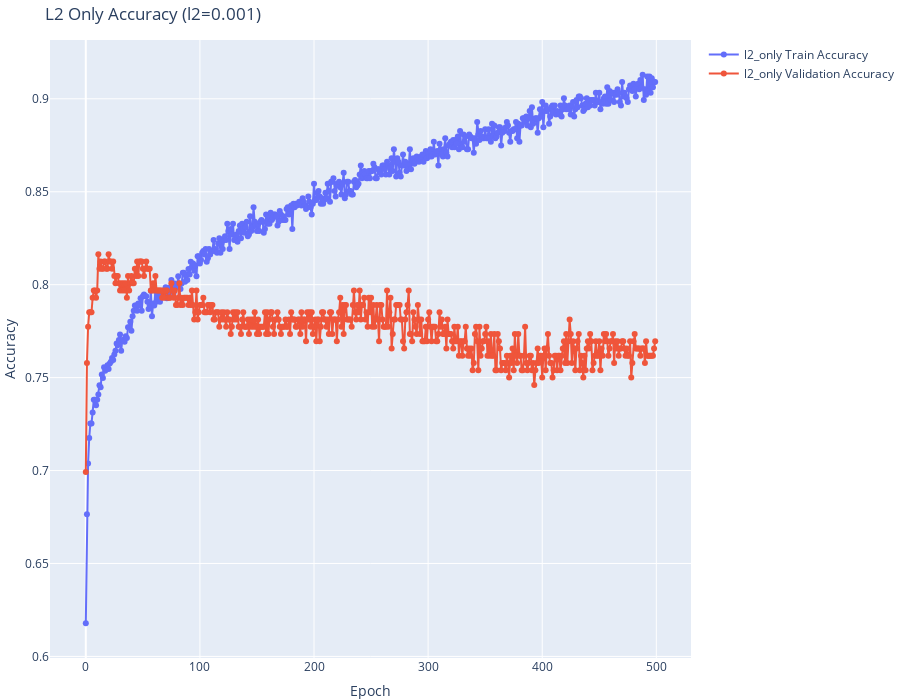
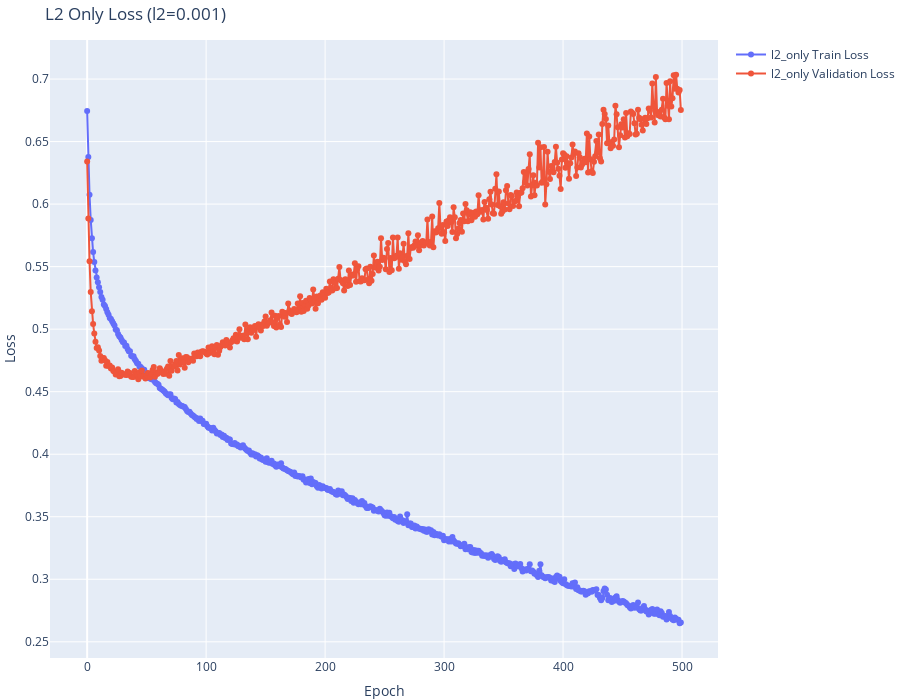

Write notebook code for charts like these, in order.
### Markdown cell above
I guess that's ok. Still some overfit. Let's try L2 only.

### Code cell
l2_only=build_regularized_model(l1=None,l2=0.001)

l2_only, l2_only_loss, l2_only_acc = train_and_evaluate(l2_only)

plot_metrics([l2_only], ['l2_only'], "l2=0.001", "L2 Only")

### Figure 1 — Plotly figure (JSON) as saved in the notebook; plotly's stock layout.template omitted (floating-point values rounded to 4 significant figures; data arrays with more than 128 entries replaced by an {"elided": "..."} marker saying what was removed)
{"data": [{"mode": "lines+markers", "name": "l2_only Train Accuracy", "type": "scatter", "x": {"elided": "500 int values"}, "y": {"elided": "500 float values"}}, {"mode": "lines+markers", "name": "l2_only Validation Accuracy", "type": "scatter", "x": {"elided": "500 int values"}, "y": {"elided": "500 float values"}}], "layout": {"height": 700, "legend": {"x": 1.02, "y": 1}, "margin": {"b": 0, "l": 0, "r": 0, "t": 40}, "title": {"text": "L2 Only Accuracy (l2=0.001)"}, "xaxis": {"title": {"text": "Epoch"}}, "yaxis": {"title": {"text": "Accuracy"}}}}

### Figure 2 — Plotly figure (JSON) as saved in the notebook; plotly's stock layout.template omitted (floating-point values rounded to 4 significant figures; data arrays with more than 128 entries replaced by an {"elided": "..."} marker saying what was removed)
{"data": [{"mode": "lines+markers", "name": "l2_only Train Loss", "type": "scatter", "x": {"elided": "500 int values"}, "y": {"elided": "500 float values"}}, {"mode": "lines+markers", "name": "l2_only Validation Loss", "type": "scatter", "x": {"elided": "500 int values"}, "y": {"elided": "500 float values"}}], "layout": {"height": 700, "legend": {"x": 1.02, "y": 1}, "margin": {"b": 0, "l": 0, "r": 0, "t": 40}, "title": {"text": "L2 Only Loss (l2=0.001)"}, "xaxis": {"title": {"text": "Epoch"}}, "yaxis": {"title": {"text": "Loss"}}}}
